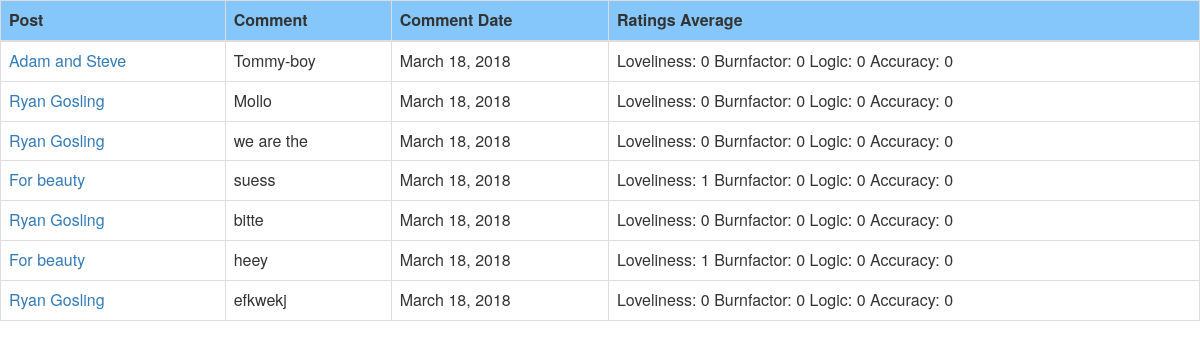
/antifu/myComments/Tom/, run on an earlier commit of the app's database.
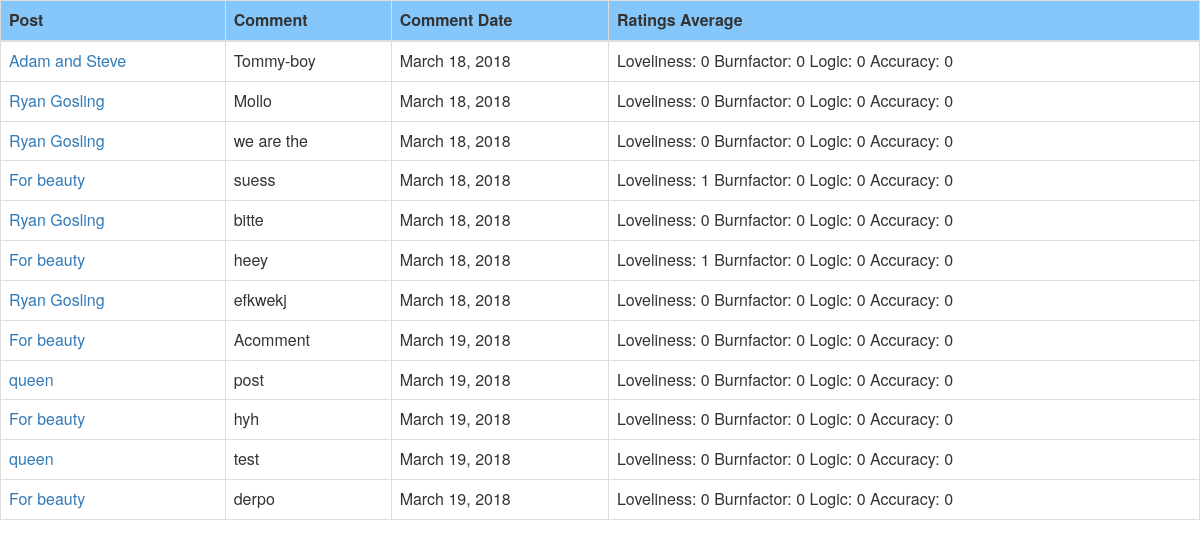
And on a later commit of the database.
### antifu/models.py (models this page shows, shortened)
class Comment(models.Model):
    id = models.AutoField(primary_key=True)
    post = models.ForeignKey(Post, null=True)
    user = models.ForeignKey(UserProfile, null=True)
    date = models.DateField(default=datetime.date.today)
    comment = models.CharField(max_length=2000,blank=True)
    loveliness = models.IntegerField(default=0)
    burnfactor = models.IntegerField(default=0)
    logicRating = models.IntegerField(default=0)
    accuracyRating = models.IntegerField(default=0)

class Post(models.Model):
    id = models.AutoField(primary_key=True)
    category = models.ForeignKey(Category, on_delete=models.CASCADE)
    user = models.ForeignKey(UserProfile, on_delete=models.CASCADE, null=True)
    date = models.DateField(default=datetime.date.today)
    title = models.CharField(max_length=64)
    context = models.TextField(max_length=512)
    tags = models.CharField(max_length=128)
    grammarFail = models.IntegerField(default=0)
    logicFail = models.IntegerField(default=0)
    toxicity = models.IntegerField(default=0)
    harmful = models.IntegerField(default=0)
    report = models.IntegerField(default=0)
    views = models.IntegerField(default=0)
    picturePost = models.ImageField(upload_to='post_pictures')
    def __str__(self):
        return self.title

### antifu/views.py (the view)
# urls.py: url(r'^myComments/(?P<username>[\w\-]+)/$',views.myComments,name='myComments'),
def myComments(request, username):
    user=User.objects.get(username=username)
    userprofile=UserProfile.objects.get(user=user)
    user_comment_list=[]
    try:
        user_comment_list = Comment.objects.filter(user=userprofile)
    except Comment.DoesNotExist:
        print('no comments')
    context_dict={"comments":user_comment_list}
    return render(request, 'profile/MyCommentsTab.html', context_dict)

### templates/profile/MyCommentsTab.html (shortened to what this page needs)
{% load staticfiles %}
{% block header_block %}
    <link rel="stylesheet" href="https://maxcdn.bootstrapcdn.com/bootstrap/3.3.7/css/bootstrap.min.css">
{% endblock %}
{% block body_block %}
        <div class="table-responsive">
            <table id="myRatingsTable" class="table table-hover table-bordered">
                <thead style="background-color: #85c7fa">
                <tr>
                    <th>Post</th>
                    <th>Comment</th>
                    <th>Comment Date</th>
                    <th>Ratings Average</th>
                </tr>
                </thead>
                <tbody>
                {% for c in comments %}
                  <tr id="comment_details">
                      <td><a target="_parent" href="{% url 'post' c.post.id %}">{{c.post}}</a></td>
                      <td>{{c.comment}}</td>
                      <td>{{c.date}}</td>
                      <td>Loveliness: {{c.loveliness}}
                          Burnfactor: {{c.burnfactor}}
                          Logic: {{c.logicRating}}
                          Accuracy: {{c.accuracyRating}}</td>
                  </tr>
                  {% endfor %}
                </tbody>
            </table>
        </div>
{% endblock %}

What changed in the data, as far as the page shows it:
added Comment: post "For beauty", comment "Acomment", date "March 19, 2018", loveliness "0", burnfactor "0", logicRating "0", accuracyRating "0"
added Comment: post "queen", comment "post", date "March 19, 2018", loveliness "0", burnfactor "0", logicRating "0", accuracyRating "0"
added Comment: post "For beauty", comment "hyh", date "March 19, 2018", loveliness "0", burnfactor "0", logicRating "0", accuracyRating "0"
added Comment: post "queen", comment "test", date "March 19, 2018", loveliness "0", burnfactor "0", logicRating "0", accuracyRating "0"
added Comment: post "For beauty", comment "derpo", date "March 19, 2018", loveliness "0", burnfactor "0", logicRating "0", accuracyRating "0"
